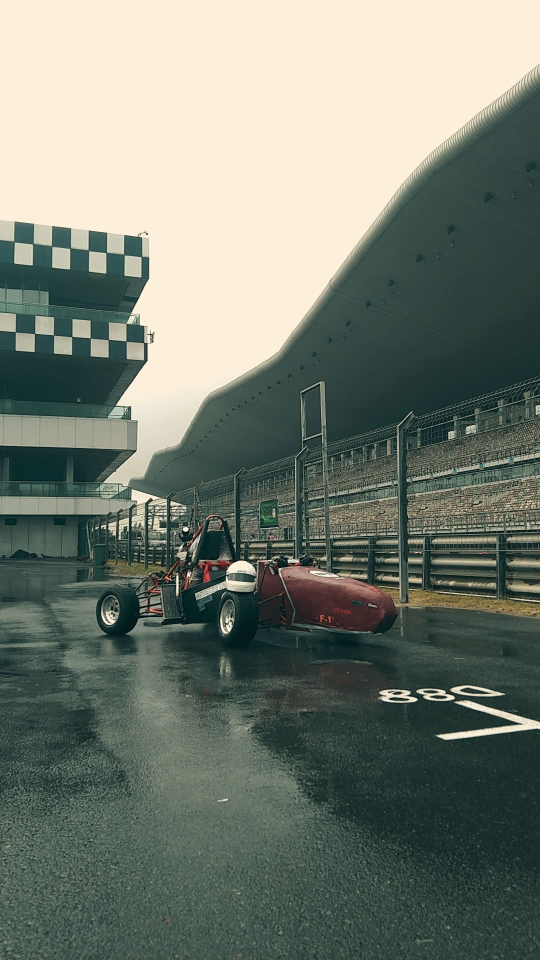
#> input picture source/images/supra26-bic.jpeg, 1080 x 1920 px (shown at 1/2 size)
$ python generate_hero_images.py
#> lines starting #> are read from the running program, lines starting #| are printed output that depends on the picture
#!/usr/bin/env python3
"""
Generate ultra-sharp WebP hero images for Force Racing website.
Desktop: 2560x1440 landscape (crop centered on car at y=1180 with Lanczos + subtle sharpness boost)
Mobile: 1080x1920 portrait native (subtle sharpness boost)
"""
from pathlib import Path
from PIL import Image, ImageEnhance

ROOT = Path(__file__).resolve().parents[1]
src_file = ROOT / 'source/images/supra26-bic.jpeg'
out_dir = ROOT / 'site/assets/images'
out_dir.mkdir(parents=True, exist_ok=True)

print(f"Loading source: {src_file}")
im = Image.open(src_file).convert('RGB')
#> im is the input picture: PIL image 1080x1920 RGB; mean R, G, B 116.5, 125.1, 113.5
print(f"Source size: {im.size}, mode: {im.mode}")
#| Source size: (1080, 1920), mode: RGB

# 1. Desktop HD (2560x1440 landscape, 16:9)
target_w, target_h = 2560, 1440
crop_w = im.width # 1080
#> crop_w = 1080
crop_h = int(crop_w * target_h / target_w) # 607.5 -> 607 or 608
#> crop_h = 607
y_center = 1180
y0 = max(0, min(im.height - crop_h, y_center - crop_h // 2))
#> y0 = 877
y1 = y0 + crop_h
#> y1 = 1484

print(f"Desktop crop: (0, {y0}, {crop_w}, {y1}) [size {crop_w}x{crop_h}]")
#| Desktop crop: (0, 877, 1080, 1484) [size 1080x607]
desktop_cropped = im.crop((0, y0, crop_w, y1))
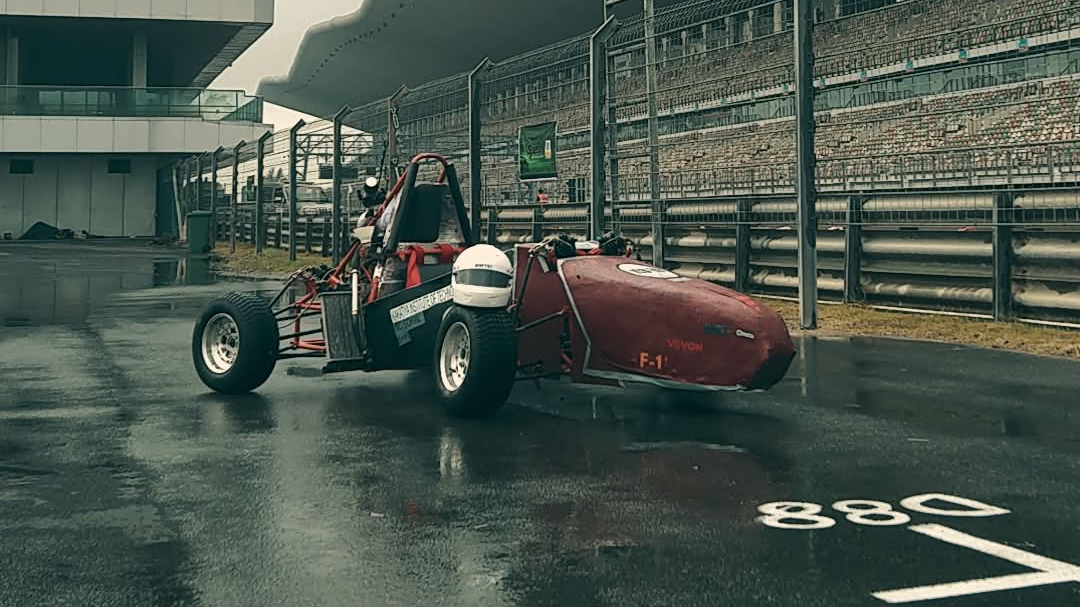
#> desktop_cropped: PIL image 1080x607 RGB; mean R, G, B 73.5, 85.8, 76.8
desktop_resized = desktop_cropped.resize((target_w, target_h), Image.Resampling.LANCZOS)
desktop_enhanced = ImageEnhance.Sharpness(desktop_resized).enhance(1.15)

out_desktop = out_dir / 'supra26-bic-desktop-hd.webp'
desktop_enhanced.save(out_desktop, 'WEBP', quality=94, method=6)
print(f"[OK] Saved desktop HD: {out_desktop} ({desktop_enhanced.size}, {out_desktop.stat().st_size} bytes)")
#| [OK] Saved desktop HD: site/assets/images/supra26-bic-desktop-hd.webp ((2560, 1440), 382008 bytes)

# 2. Mobile HD (Sky cropped from top: removes 440px empty sky, centering the racecar)
crop_mobile_y0 = 440
mobile_cropped = im.crop((0, crop_mobile_y0, im.width, im.height))
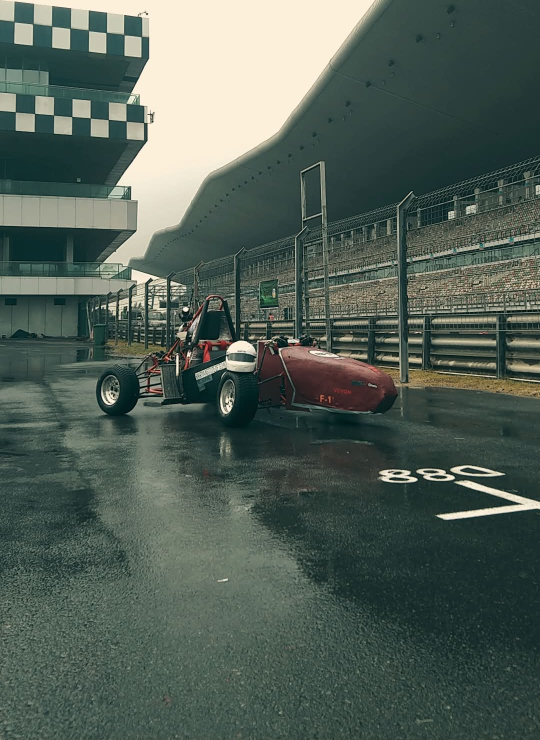
#> mobile_cropped: PIL image 1080x1480 RGB (shown at 1/2 size); mean R, G, B 82.5, 96.3, 87.2
mobile_enhanced = ImageEnhance.Sharpness(mobile_cropped).enhance(1.15)
out_mobile = out_dir / 'supra26-bic-mobile-hd.webp'
mobile_enhanced.save(out_mobile, 'WEBP', quality=94, method=6)
print(f"[OK] Saved mobile HD (sky removed): {out_mobile} ({mobile_enhanced.size}, {out_mobile.stat().st_size} bytes)")
#| [OK] Saved mobile HD (sky removed): site/assets/images/supra26-bic-mobile-hd.webp ((1080, 1480), 346552 bytes)

print("Hero image generation complete.")

$ run again, with source/images/efficycle.jpeg copied over source/images/supra26-bic.jpeg
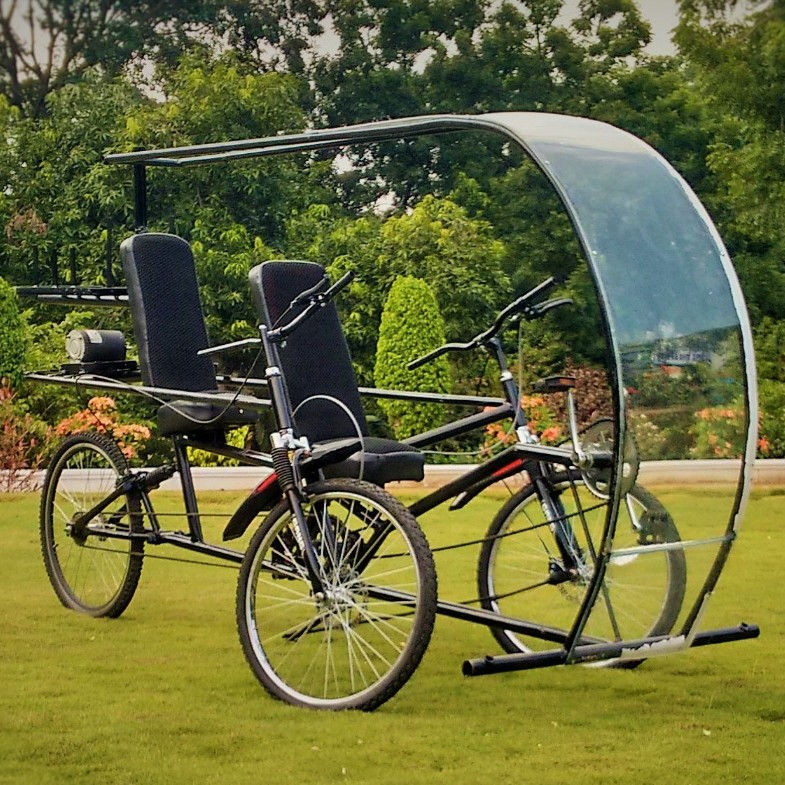
#> input picture source/images/efficycle.jpeg, 785 x 785 px
#> im is the input picture: PIL image 785x785 RGB; mean R, G, B 104, 106.4, 58.1
#| Source size: (785, 785), mode: RGB
#| Desktop crop: (0, 344, 785, 785) [size 785x441]
#> `desktop_cropped = im.crop((0, y0, crop_w, y1))`:
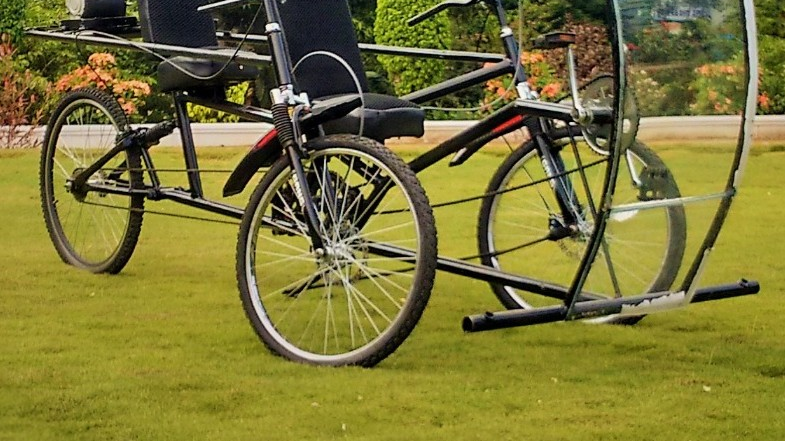
#> desktop_cropped: PIL image 785x441 RGB; mean R, G, B 123.7, 118.4, 54.4
#| [OK] Saved desktop HD: site/assets/images/supra26-bic-desktop-hd.webp ((2560, 1440), 382008 bytes)
#> `mobile_cropped = im.crop((0, crop_mobile_y0, im.width, im.height))`:
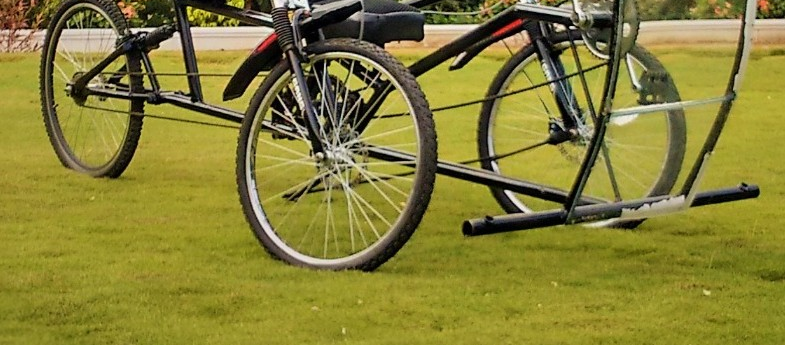
#> mobile_cropped: PIL image 785x345 RGB; mean R, G, B 134.4, 128, 54.8
#| [OK] Saved mobile HD (sky removed): site/assets/images/supra26-bic-mobile-hd.webp ((785, 345), 346552 bytes)

$ run again, with source/images/fr16.jpeg copied over source/images/supra26-bic.jpeg
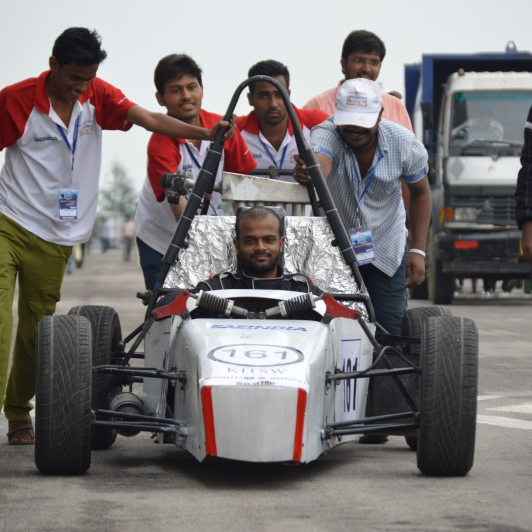
#> input picture source/images/fr16.jpeg, 1063 x 1063 px (shown at 1/2 size)
#> im is the input picture: PIL image 1063x1063 RGB; mean R, G, B 126, 121.7, 122.2
#| Source size: (1063, 1063), mode: RGB
#| Desktop crop: (0, 466, 1063, 1063) [size 1063x597]
#> `desktop_cropped = im.crop((0, y0, crop_w, y1))`:
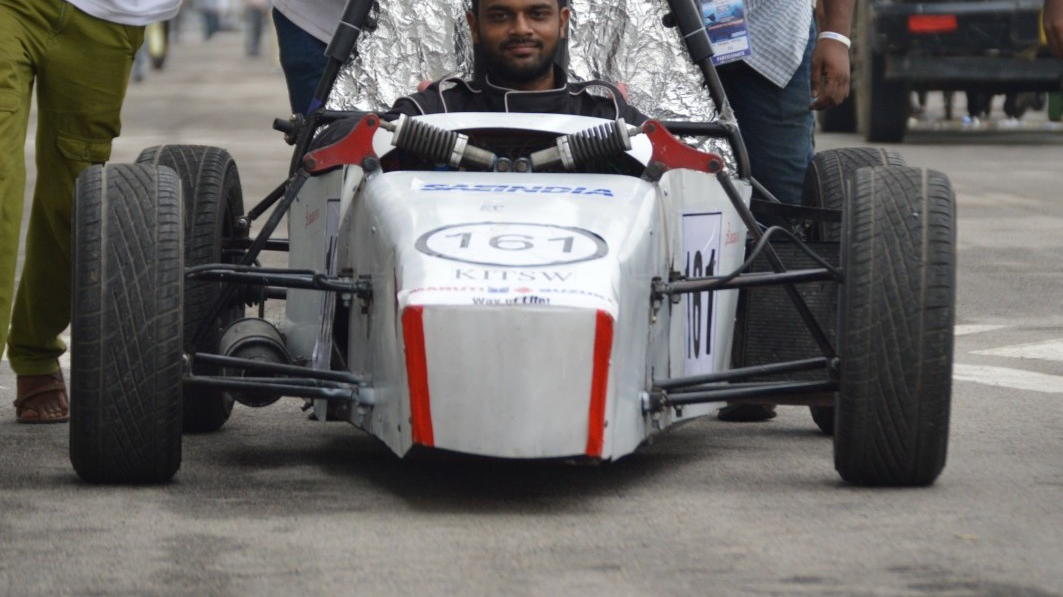
#> desktop_cropped: PIL image 1063x597 RGB; mean R, G, B 108.8, 106, 103.9
#| [OK] Saved desktop HD: site/assets/images/supra26-bic-desktop-hd.webp ((2560, 1440), 382008 bytes)
#> `mobile_cropped = im.crop((0, crop_mobile_y0, im.width, im.height))`:
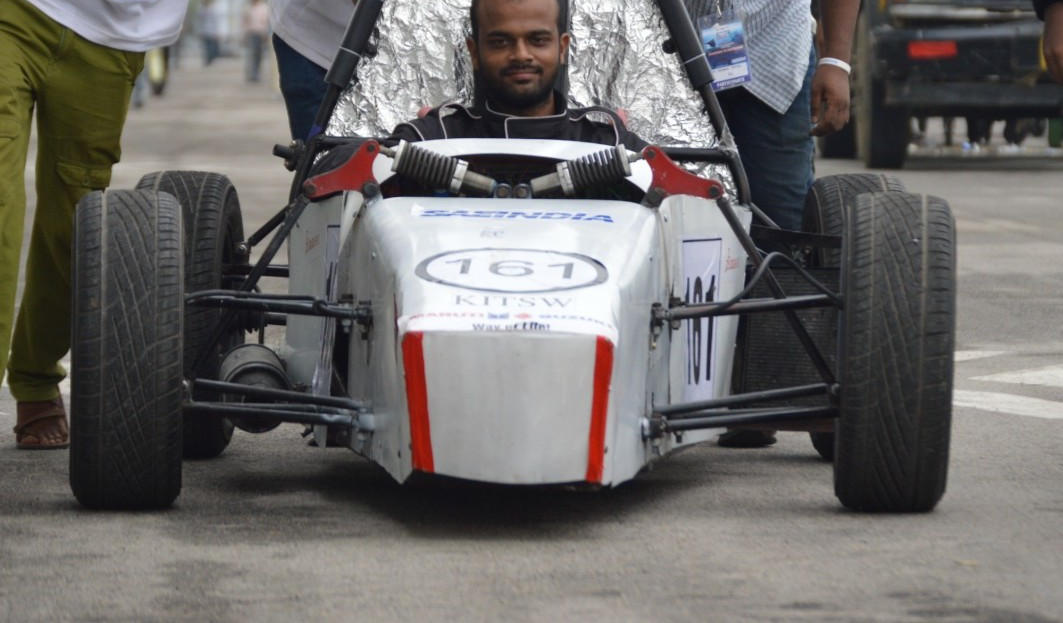
#> mobile_cropped: PIL image 1063x623 RGB; mean R, G, B 109.4, 106.6, 104.7
#| [OK] Saved mobile HD (sky removed): site/assets/images/supra26-bic-mobile-hd.webp ((1063, 623), 346552 bytes)
